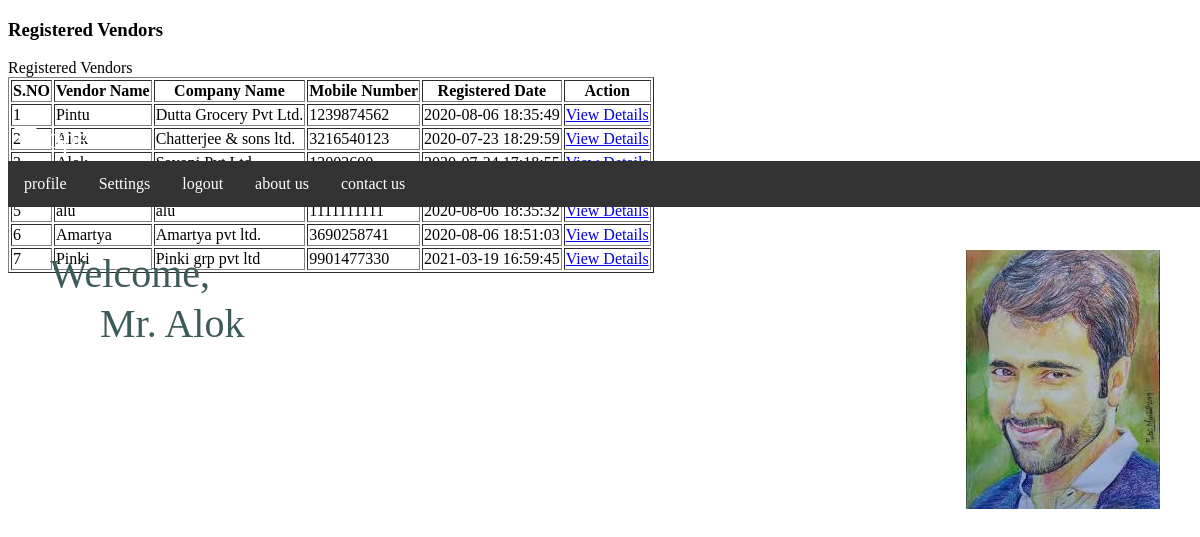
The page /admin/total-regvendors.php (signed in) on the database as committed earlier.
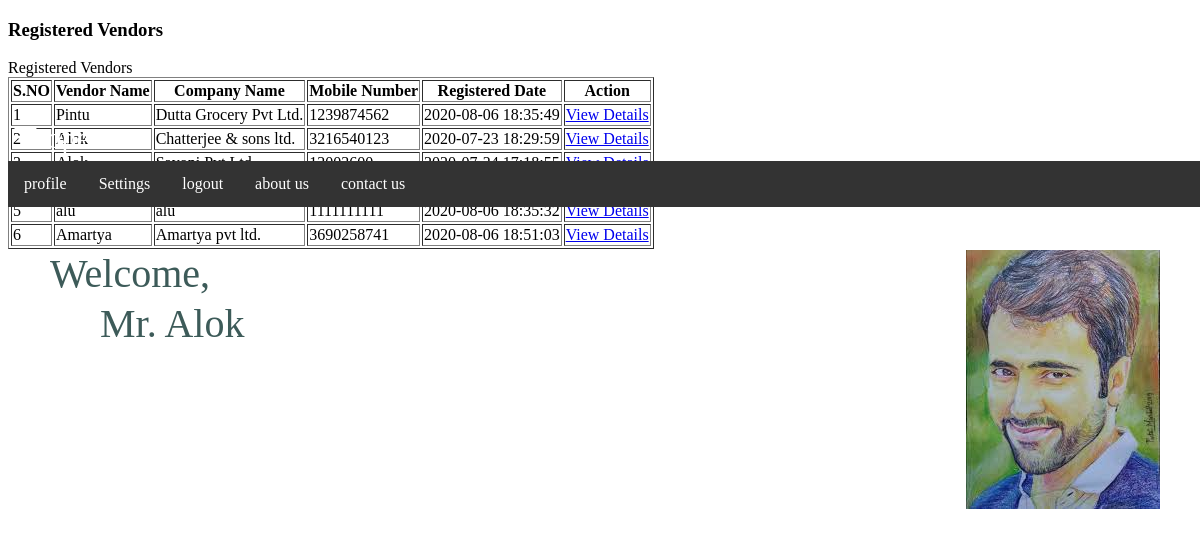
The same page on the database as committed later.
### tables this page shows
CREATE TABLE `tblvendor` (
  `ID` int(10) NOT NULL,
  `FullName` varchar(120) DEFAULT NULL,
  `CompanyName` varchar(120) DEFAULT NULL,
  `MobileNumber` bigint(20) DEFAULT NULL,
  `Email` varchar(120) DEFAULT NULL,
  `VendorId` varchar(120) DEFAULT NULL,
  `Gender` varchar(10) NOT NULL,
  `Address` mediumtext NOT NULL,
  `Pincode` int(10) NOT NULL,
  `City` varchar(120) NOT NULL,
  `District` varchar(120) NOT NULL,
  `State` varchar(120) NOT NULL,
  `Images` varchar(120) NOT NULL,
  `Password` varchar(120) DEFAULT NULL,
  `VendorRegdate` timestamp NULL DEFAULT current_timestamp() ON UPDATE current_timestamp()
);

### admin/total-regvendors.php (the view, shortened to what this page needs)
<?php
include('includes/dbconnection.php');
if (strlen($_SESSION['agroaid']==0)) {
  header('location:logout.php');
  } else{
  ?>
<!DOCTYPE html>
<html lang="zxx">
<head>
</head>
<body class="light">
<div id="app">
<?php include_once('includes/navbar.php');?>
<?php include_once('includes/sidebar.php');?>
<div class="page has-sidebar-left bg-light height-full">
    <header class="blue accent-3 relative nav-sticky">
        <div class="container-fluid text-black">
            <div class="row">
                <div class="col">
                    <h3 class="my-3">
                        Registered Vendors
                    </h3>
                </div>
            </div>
        </div>
    </header>
    <div class="container-fluid my-3">
        <div class="row">
            <div class="col-md-12">
                <div class="card my-3 no-b">
                    <div class="card-body">
                        <div class="card-title">Registered Vendors</div>
                        <table class="table table-bordered table-hover data-tables"
                               data-options='{ "paging": false; "searching":false}' border="1">
                            <thead>
                             <tr>
                  <th>S.NO</th>
                  <th>Vendor Name</th>
                  <th>Company Name</th>
                    <th>Mobile Number</th>
                    <th>Registered Date</th>
                   <th>Action</th>
                </tr>
                            </thead>
                            <tbody>
                                <?php
$ret=mysqli_query($con,"select *from  tblvendor");
$cnt=1;
while ($row=mysqli_fetch_array($ret)) {
?>
                           <tr>
                  <td><?php echo $cnt;?></td>
                  <td><?php  echo $row['FullName'];?></td>
                   <td><?php  echo $row['CompanyName'];?></td>
                  <td><?php  echo $row['MobileNumber'];?></td>
                  <td><?php  echo $row['VendorRegdate'];?></td>
                  <td><a href="view-vendor-details.php?viewid=<?php echo $row['ID'];?>">View Details</a></td>
                </tr>
                <?php
$cnt=$cnt+1;
}?>
                            </tbody>
                        </table>
                    </div>
                </div>
            </div>
        </div>
    </div>
</div>
</body>
</html>
<?php }  ?>

Rows that differ between the two databases and show on the page:
removed tblvendor: FullName "Pinki", CompanyName "Pinki grp pvt ltd", MobileNumber "9901477330", VendorRegdate "2021-03-19 16:59:45"
